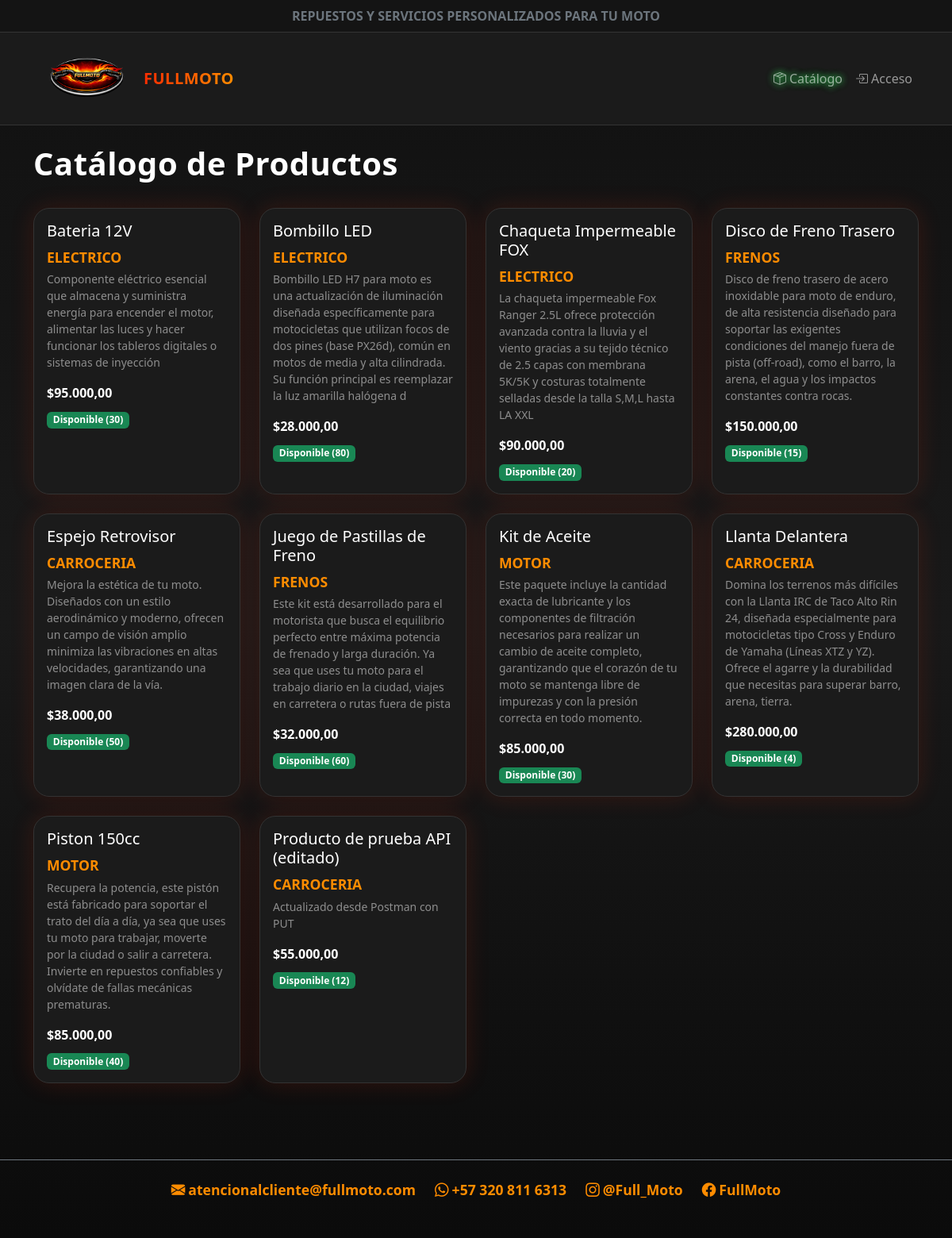
The page / on the database its author committed.
### tables this page shows
CREATE TABLE `productos` (
  `id_producto` int(11) NOT NULL,
  `id_categoria` int(11) NOT NULL,
  `nombre` varchar(120) NOT NULL,
  `descripcion` varchar(255) DEFAULT NULL,
  `precio` decimal(12,2) NOT NULL CHECK (`precio` >= 0),
  `stock` int(11) NOT NULL DEFAULT 0 CHECK (`stock` >= 0)
);

CREATE TABLE `categorias` (
  `idCategoria` int(11) NOT NULL,
  `nombre` varchar(80) NOT NULL,
  `descripcion` varchar(255) DEFAULT NULL
);

### CLASES/Producto.php (called while the page is built, shortened)
<?php
class Producto
{
    private $idProducto;
    private $nombre;
    private $descripcion;
    private $precio;
    private $stock;
    private $nombreCategoria;
    public function __construct($idProducto, $idCategoria, $nombre, $descripcion, $precio, $stock, $nombreCategoria = null)
    {
        $this->idProducto = $idProducto;
        $this->nombre = $nombre;
        $this->descripcion = $descripcion;
        $this->precio = $precio;
        $this->stock = $stock;
        $this->nombreCategoria = $nombreCategoria;
    }
    public function getIdProducto()
    {
        return $this->idProducto;
    }
    public function getNombre()
    {
        return $this->nombre;
    }
    public function getDescripcion()
    {
        return $this->descripcion;
    }
    public function getStock()
    {
        return $this->stock;
    }
    public function getNombreCategoria()
    {
        return $this->nombreCategoria;
    }
    public function hayDisponibilidad()
    {
        return $this->stock > 0;
    }
    public function precioFormateado()
    {
        return "$" . number_format($this->precio, 2, ',', '.');
    }
    public static function obtenerTodos(PDO $pdo): array
    {
        $sql = "SELECT p.id_producto, p.id_categoria, p.nombre, p.descripcion,
                       p.precio, p.stock, c.nombre AS nombre_categoria
                FROM Productos p
                INNER JOIN Categorias c ON p.id_categoria = c.idCategoria
                ORDER BY p.nombre";
        $stmt = $pdo->query($sql);
        return self::mapearFilas($stmt->fetchAll(PDO::FETCH_ASSOC));
    }
    private static function mapearFilas(array $filas): array
    {
        $productos = [];
        foreach ($filas as $fila) {
            $productos[] = new Producto(
                $fila['id_producto'],
                $fila['id_categoria'],
                $fila['nombre'],
                $fila['descripcion'],
                $fila['precio'],
                $fila['stock'],
                $fila['nombre_categoria']
            );
        }
        return $productos;
    }
}

### index.php (the view, shortened to what this page needs)
<?php
require_once __DIR__ . '/CLASES/Conexion.php';
require_once __DIR__ . '/CLASES/Producto.php';
$pdo = Conexion::obtenerConexion();
$productos = Producto::obtenerTodos($pdo);
?>
<!DOCTYPE html>
<html lang="es">
<head>
    <link href="https://cdn.jsdelivr.net/npm/bootstrap@5.3.3/dist/css/bootstrap.min.css" rel="stylesheet">
    <link href="https://cdn.jsdelivr.net/npm/bootstrap-icons@1.11.3/font/bootstrap-icons.css" rel="stylesheet">
    <link rel="stylesheet" href="CSS/style.css">
</head>
<body>
<?php include __DIR__ . '/nav.php'; ?>
<div class="container pb-5">
    <div class="d-flex justify-content-between align-items-center mb-4">
        <h1 class="fw-bold">Catálogo de Productos</h1>
    </div>
    <div class="row g-4" id="catalogo">
        <?php if (empty($productos)): ?>
            <p class="text-white-50">No hay productos registrados todavía.</p>
        <?php else: ?>
            <?php foreach ($productos as $producto): ?>
                <div class="col-md-4 col-lg-3">
                    <div class="card h-100 p-3">
                        <a href="detalle.php?id=<?php echo $producto->getIdProducto(); ?>" class="text-decoration-none">
                            <h5 class="text-white"><?php echo htmlspecialchars($producto->getNombre()); ?></h5>
                            <p class="text-warning small text-uppercase mb-1"><?php echo htmlspecialchars($producto->getNombreCategoria()); ?></p>
                            <p class="text-white-50 small"><?php echo htmlspecialchars($producto->getDescripcion()); ?></p>
                            <p class="fw-bold text-white mb-2"><?php echo $producto->precioFormateado(); ?></p>
                            <?php if ($producto->hayDisponibilidad()): ?>
                                <span class="badge bg-success align-self-start">Disponible (<?php echo $producto->getStock(); ?>)</span>
                            <?php else: ?>
                                <span class="badge bg-danger align-self-start">Agotado</span>
                            <?php endif; ?>
                        </a>
                    </div>
                </div>
            <?php endforeach; ?>
        <?php endif; ?>
    </div>
</div>
<?php include __DIR__ . '/footer.php'; ?>
</body>
</html>

### nav.php (shortened to what this page needs)
<?php
$usuario = $_SESSION['usuario'] ?? null;
?>
<div class="text-center py-2 text-secondary medium text-uppercase fw-semibold" style="background-color:#141414; border-bottom:1px solid #333333;">
    Repuestos y servicios personalizados para tu moto
</div>
<nav class="navbar navbar-expand-lg navbar-dark mb-4" style="background-color:#1b1b1b; border-bottom:1px solid #333333;">
    <div class="container">
        <a class="navbar-brand d-flex align-items-center" href="index.php">
            <img src="IMG/fullmoto_sin_fondo.png" alt="FullMoto" style="height:90px;" class="me-1">
            <span class="fw-bold">FullMoto</span>
        </a>
        <div class="collapse navbar-collapse" id="navMenu">
            <ul class="navbar-nav ms-auto align-items-lg-center">
                <li class="nav-item">
                    <a class="nav-link" href="index.php" style="text-shadow: 0 0 8px #28a745, 0 0 8px #28a745;">
    <i class="bi bi-box-seam me-1"></i>Catálogo
</a>
                </li>
                <?php if ($usuario === null): ?>
                    <li class="nav-item">
                        <a class="nav-link" href="login.php"><i class="bi bi-box-arrow-in-right me-1"></i>Acceso</a>
                    </li>
                <?php endif; ?>
            </ul>
        </div>
    </div>
</nav>

### footer.php
<footer class="mt-5 pt-4 pb-5 border-top border-secondary text-center">
    <div class="container">
        <div class="d-flex flex-wrap justify-content-center gap-4">
            <a href="mailto:atencionalcliente@fullmoto.com" class="text-decoration-none text-warning">
                <i class="bi bi-envelope-fill me-1"></i>atencionalcliente@fullmoto.com
            </a>
            <a href="https://wa.me/573208116313" target="_blank" class="text-decoration-none text-warning">
                <i class="bi bi-whatsapp me-1"></i>+57 320 811 6313
            </a>
            <a href="#" class="text-decoration-none text-warning">
                <i class="bi bi-instagram me-1"></i>@Full_Moto
            </a>
            <a href="#" class="text-decoration-none text-warning">
                <i class="bi bi-facebook me-1"></i>FullMoto
            </a>
        </div>
    </div>
</footer>

### CSS/style.css (style rules this page uses)
body { background: linear-gradient(180deg, #111111, #191919, #0b0b0b); min-height: 100vh; color: #ffffff; font-family: system-ui, -apple-system, "Segoe UI", Roboto, sans-serif; }
.card { background: #1b1b1b; border: 1px solid #333333; border-radius: 20px; box-shadow: 0px 0px 30px rgba(255, 90, 0, 0.18); }
.text-warning { color: #ff8c00 !important; font-size: 1.1rem; font-weight: 600; }
.navbar-brand span, h1, h2, h3 { font-family: 'Rajdhani', system-ui, sans-serif; letter-spacing: 0.5px; }
.navbar-brand span { background: linear-gradient(90deg, #ff2d00, #ff8c00); -webkit-background-clip: text; background-clip: text; color: transparent; font-weight: 700; text-transform: uppercase; }
.card { box-shadow: 0px 0px 30px rgba(255, 45, 0, 0.15); transition: box-shadow 0.3s ease, transform 0.3s ease; }

### rows shown on the page
productos: nombre "Bateria 12V", id_categoria.nombre "ELECTRICO", descripcion "Componente eléctrico esencial que almacena y suministra energía para encender el motor, alimentar las luces y hacer funcionar los tableros digitales o sistemas de inyección", precio "$95.000,00", stock "30"
productos: nombre "Bombillo LED", id_categoria.nombre "ELECTRICO", descripcion "Bombillo LED H7 para moto es una actualización de iluminación diseñada específicamente para motocicletas que utilizan focos de dos pines (base PX26d), común en motos de media y alta cilindrada. Su función principal es reemplazar la luz amarilla halógena d", precio "$28.000,00", stock "80"
productos: nombre "Chaqueta Impermeable FOX", id_categoria.nombre "ELECTRICO", descripcion "La chaqueta impermeable Fox Ranger 2.5L ofrece protección avanzada contra la lluvia y el viento gracias a su tejido técnico de 2.5 capas con membrana 5K/5K y costuras totalmente selladas desde la talla S,M,L hasta LA XXL", precio "$90.000,00", stock "20"
productos: nombre "Disco de Freno Trasero", id_categoria.nombre "FRENOS", descripcion "Disco de freno trasero de acero inoxidable para moto de enduro, de alta resistencia diseñado para soportar las exigentes condiciones del manejo fuera de pista (off-road), como el barro, la arena, el agua y los impactos constantes contra rocas.", precio "$150.000,00", stock "15"
productos: nombre "Espejo Retrovisor", id_categoria.nombre "CARROCERIA", descripcion "Mejora la estética de tu moto. Diseñados con un estilo aerodinámico y moderno, ofrecen un campo de visión amplio minimiza las vibraciones en altas velocidades, garantizando una imagen clara de la vía.", precio "$38.000,00", stock "50"
productos: nombre "Juego de Pastillas de Freno", id_categoria.nombre "FRENOS", descripcion "Este kit está desarrollado para el motorista que busca el equilibrio perfecto entre máxima potencia de frenado y larga duración. Ya sea que uses tu moto para el trabajo diario en la ciudad, viajes en carretera o rutas fuera de pista", precio "$32.000,00", stock "60"
productos: nombre "Kit de Aceite", id_categoria.nombre "MOTOR", descripcion "Este paquete incluye la cantidad exacta de lubricante y los componentes de filtración necesarios para realizar un cambio de aceite completo, garantizando que el corazón de tu moto se mantenga libre de impurezas y con la presión correcta en todo momento.", precio "$85.000,00", stock "30"
productos: nombre "Llanta Delantera", id_categoria.nombre "CARROCERIA", descripcion "Domina los terrenos más difíciles con la Llanta IRC de Taco Alto Rin 24, diseñada especialmente para motocicletas tipo Cross y Enduro de Yamaha (Líneas XTZ y YZ). Ofrece el agarre y la durabilidad que necesitas para superar barro, arena, tierra.", precio "$280.000,00", stock "4"
productos: nombre "Piston 150cc", id_categoria.nombre "MOTOR", descripcion "Recupera la potencia, este pistón está fabricado para soportar el trato del día a día, ya sea que uses tu moto para trabajar, moverte por la ciudad o salir a carretera. Invierte en repuestos confiables y olvídate de fallas mecánicas prematuras.", precio "$85.000,00", stock "40"
productos: nombre "Producto de prueba API (editado)", id_categoria.nombre "CARROCERIA", descripcion "Actualizado desde Postman con PUT", precio "$55.000,00", stock "12"
